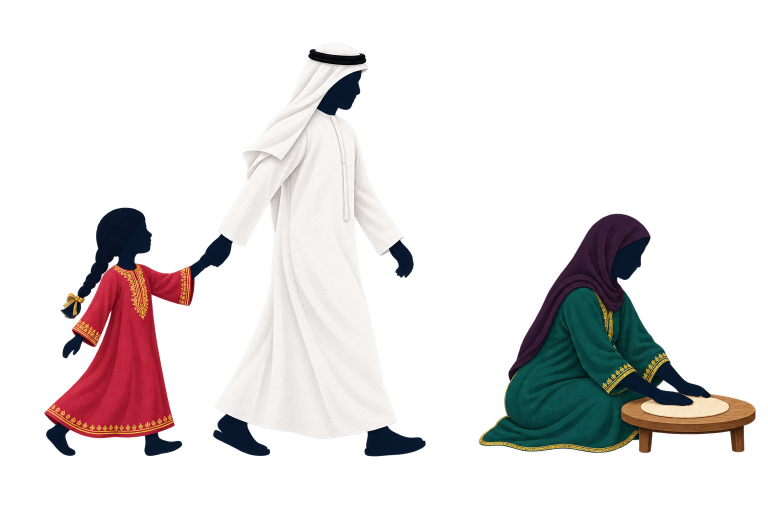
#> input picture guests-from-the-sky/assets/cast.png, 1536 x 1024 px (shown at 1/2 size); its folder holds 4 pictures in this run
$ python render_film.py assets/airfield.png
#> lines starting #> are read from the running program, lines starting #| are printed output that depends on the picture
from PIL import Image, ImageDraw, ImageFont, ImageFilter, ImageOps
import numpy as np, math, subprocess, json, sys, os, shutil
from pathlib import Path
from functools import lru_cache

W,H,FPS=720,1280,24
DURATION=59.4
# The scenes were first timed to a 65.8 s recording. VOICE_MAP pins each scene
# boundary (and each timed caption) to the matching word in the new 58.1 s voice:
# (time in the new voice, time in the original scene layout).
VOICE_MAP=[(0,0),(5.6,6.8),(8.95,7.8),(10.6,12.75),(13.8,16.35),(17.55,20.7),(19.9,23.0),(22.45,24.7),(23.0,26.5),
 (26.55,31.3),(29.5,34.2),(31.8,35.9),(33.5,38.85),(35.2,40.95),(36.5,41.0),(39.4,45.85),(43.35,49.25),(45.8,52.35),
 (47.2,52.75),(49.2,53.6),(49.95,56.9),(53.4,60.9),(56.4,63),(59.4,67.2)]
OLD_DURATION=67.2
ROOT=Path(__file__).parent
A=ROOT/'assets'
OUT=ROOT/'output'
OUT.mkdir(exist_ok=True)
INK=(24,45,60)
CREAM=(255,237,195)
GOLD=(247,190,98)
RES=Image.Resampling.BICUBIC

def clamp(x):return max(0,min(1,x))
def ease(x):
 x=clamp(x);return x*x*(3-2*x)
def lerp(a,b,t):return a+(b-a)*t
def load(n):return Image.open(A/(n+'.png')).convert('RGBA')
#> called with n = 'cast'
#> returned value is the input picture: PIL image 1536x1024 RGBA; mean R, G, B, A 65.3, 57.9, 58.3, 62.7
def trim(im):
 alpha=im.getchannel('A').point(lambda x:255 if x>150 else (int(x*255/150) if x>110 else 0))
 im.putalpha(alpha)
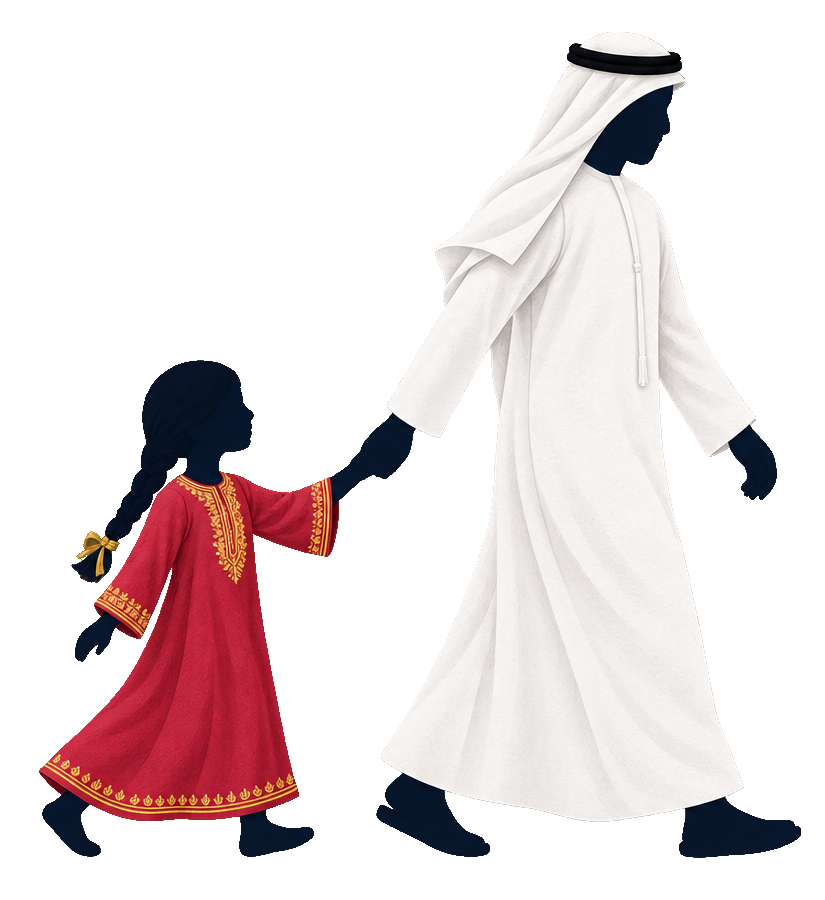
#> im: PIL image 825x900 RGBA; mean R, G, B, A 113.7, 96.7, 99.7, 91.4; transparent parts drawn white
 b=alpha.getbbox();return im.crop(b) if b else im
#> after `b = alpha.getbbox()`: b = (39, 32, 801, 858)
def silhouette(im):
 im=trim(im);out=Image.new('RGBA',im.size,INK+(255,));out.putalpha(im.getchannel('A'));return out
cast=load('cast')
# cast.png is the colour drawing (girl, father, mother). The other poses only exist
# as black silhouettes, so tools/colorize.py dresses them in the same fabrics: assets/color/.
family=trim(cast.crop((50,55,875,955)))
mother=trim(cast.crop((935,385,1536,945)))
#> in trim (call 2), `alpha=im.getchannel('A').point(lambda x:255 if x>150 else (int(x*255/1..`:
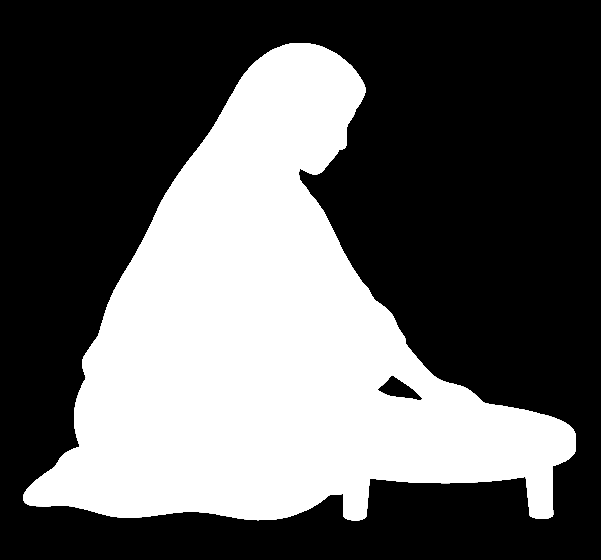
#> alpha: PIL image 601x560 L; min 0, max 255, mean 94.3
#> in trim (call 2), `im.putalpha(alpha)`:
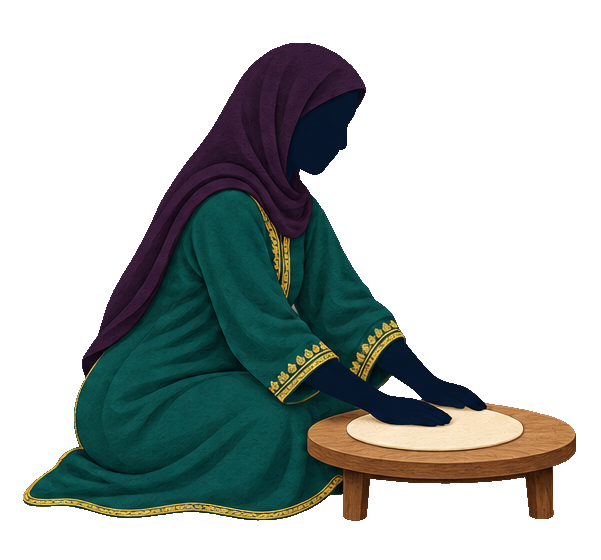
#> im: PIL image 601x560 RGBA; mean R, G, B, A 36.4, 41.5, 37.9, 94.3; transparent parts drawn white
#> in trim (call 2), `b = alpha.getbbox()`: b = (23, 43, 576, 521)
#> in trim (call 2), `return im.crop(b) if b else im`:
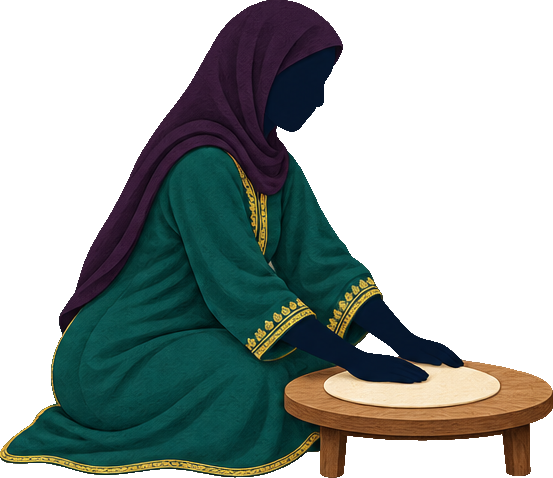
#> returned value: PIL image 553x478 RGBA; mean R, G, B, A 36.3, 44.7, 42.4, 120.1; transparent parts drawn white
father=trim(cast.crop((420,50,870,945)))
#> in trim (call 3), `alpha=im.getchannel('A').point(lambda x:255 if x>150 else (int(x*255/1..`:
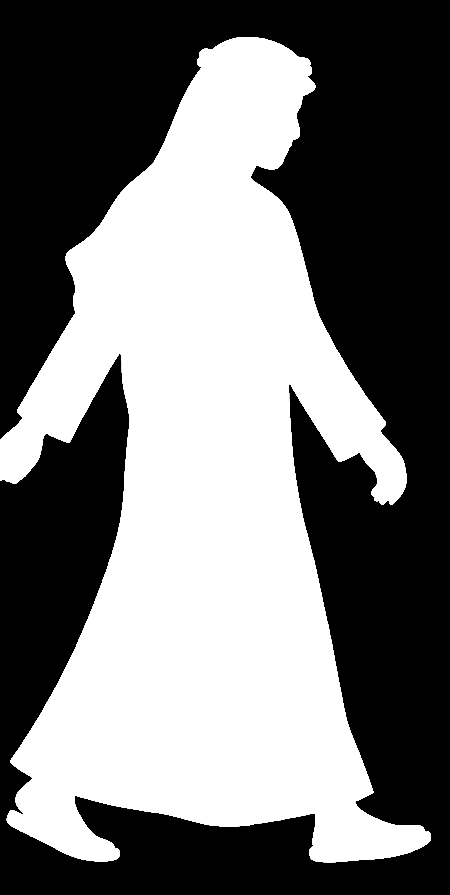
#> alpha: PIL image 450x895 L; min 0, max 255, mean 118.7
#> in trim (call 3), `im.putalpha(alpha)`:
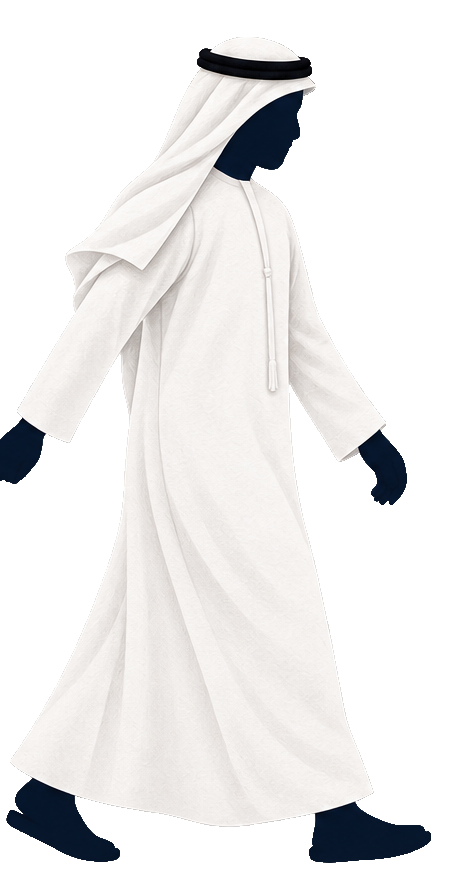
#> im: PIL image 450x895 RGBA; mean R, G, B, A 157, 155.5, 156.5, 118.7; transparent parts drawn white
#> in trim (call 3), `b = alpha.getbbox()`: b = (0, 37, 431, 863)
#> in trim (call 3), `return im.crop(b) if b else im`:
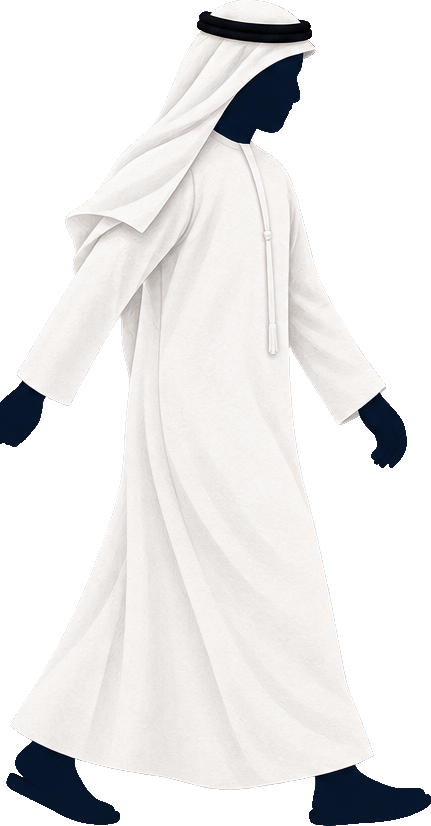
#> returned value: PIL image 431x826 RGBA; mean R, G, B, A 171.1, 169.1, 169.7, 134.3; transparent parts drawn white
girlwalk=trim(load('color/girlwalk'))
#> (the run stopped early here; a loop or call above may not have finished)
